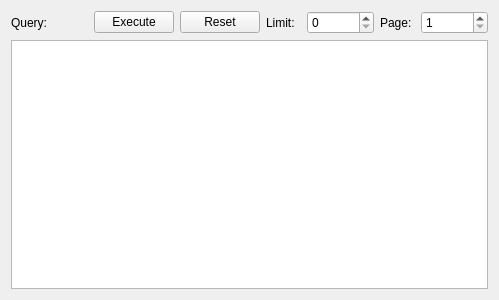
<?xml version="1.0" encoding="UTF-8"?>
<ui version="4.0">
 <class>ItemsTableToolGui</class>
 <widget class="QWidget" name="ItemsTableToolGui">
  <property name="geometry">
   <rect>
    <x>0</x>
    <y>0</y>
    <width>499</width>
    <height>300</height>
   </rect>
  </property>
  <property name="acceptDrops">
   <bool>true</bool>
  </property>
  <property name="windowTitle">
   <string>Form</string>
  </property>
  <layout class="QVBoxLayout" name="verticalLayout">
   <item>
    <layout class="QHBoxLayout" name="horizontalLayout">
     <item>
      <widget class="QLabel" name="label">
       <property name="text">
        <string>Query:</string>
       </property>
      </widget>
     </item>
     <item>
      <widget class="QWidget" name="widget_lineEdit_query" native="true"/>
     </item>
     <item>
      <widget class="QPushButton" name="pushButton_query_exec">
       <property name="text">
        <string>Execute</string>
       </property>
      </widget>
     </item>
     <item>
      <widget class="QPushButton" name="pushButton_query_reset">
       <property name="text">
        <string>Reset</string>
       </property>
      </widget>
     </item>
     <item>
      <widget class="QLabel" name="label_2">
       <property name="text">
        <string>Limit:</string>
       </property>
      </widget>
     </item>
     <item>
      <widget class="QSpinBox" name="spinBox_limit">
       <property name="toolTip">
        <string>Maximum number of rows per page to display (0 - no limit).</string>
       </property>
       <property name="maximum">
        <number>1000000</number>
       </property>
       <property name="singleStep">
        <number>20</number>
       </property>
      </widget>
     </item>
     <item>
      <widget class="QLabel" name="label_3">
       <property name="text">
        <string>Page:</string>
       </property>
      </widget>
     </item>
     <item>
      <widget class="QSpinBox" name="spinBox_page">
       <property name="minimum">
        <number>1</number>
       </property>
       <property name="maximum">
        <number>1000000</number>
       </property>
      </widget>
     </item>
    </layout>
   </item>
   <item>
    <widget class="QTableView" name="tableView_items">
     <property name="dragDropMode">
      <enum>QAbstractItemView::NoDragDrop</enum>
     </property>
     <property name="defaultDropAction">
      <enum>Qt::IgnoreAction</enum>
     </property>
    </widget>
   </item>
  </layout>
 </widget>
 <resources/>
 <connections/>
</ui>
